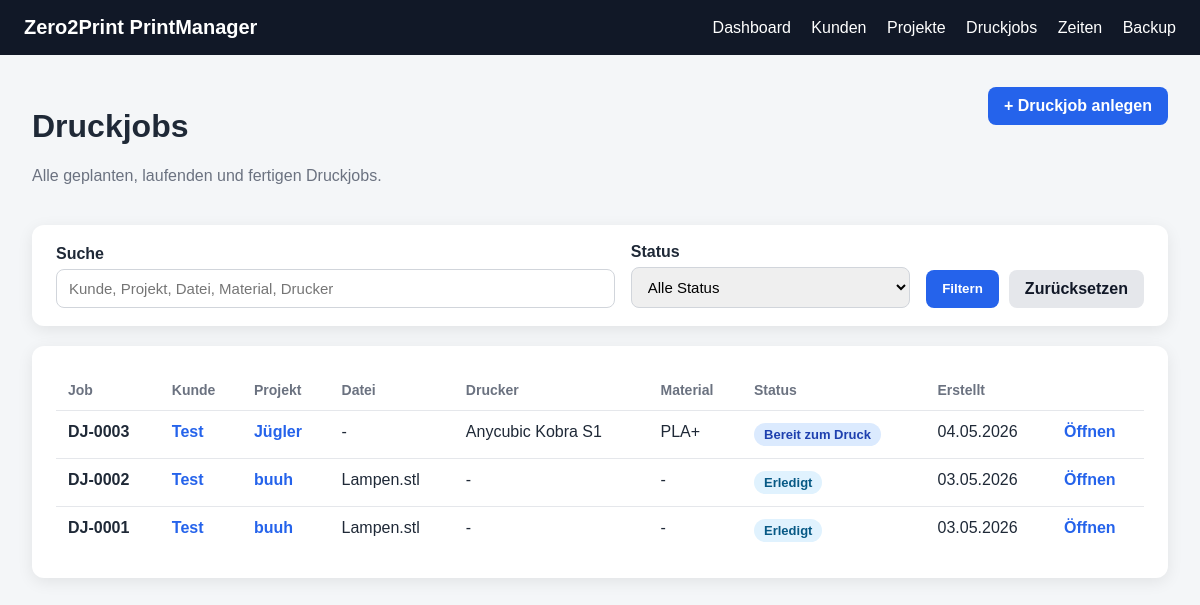
Page /jobs on the committed database.
### app/models.py (models this page shows)
class PrintJob(Base):
    __tablename__ = "print_jobs"
    id = Column(Integer, primary_key=True, index=True)
    project_id = Column(Integer, ForeignKey("projects.id"), nullable=False)
    file_id = Column(Integer, ForeignKey("project_files.id"), nullable=True)
    printer_name = Column(String, nullable=True)
    material = Column(String, nullable=True)
    color = Column(String, nullable=True)
    planned_print_time = Column(String, nullable=True)
    planned_weight_grams = Column(Integer, nullable=True)
    status = Column(String, default="Bereit zum Druck")
    notes = Column(Text, nullable=True)
    created_at = Column(DateTime, default=datetime.utcnow)
    project = relationship("Project", back_populates="print_jobs")
    file = relationship("ProjectFile", back_populates="print_jobs")
    time_entries = relationship(
        "TimeEntry",
        back_populates="print_job"
    )
    checklist = relationship(
        "PrintJobChecklist",
        back_populates="print_job",
        uselist=False,
        cascade="all, delete-orphan"
    )

class Customer(Base):
    __tablename__ = "customers"
    id = Column(Integer, primary_key=True, index=True)
    name = Column(String, nullable=False)
    email = Column(String, nullable=True)
    phone = Column(String, nullable=True)
    note = Column(Text, nullable=True)
    created_at = Column(DateTime, default=datetime.utcnow)
    projects = relationship(
        "Project",
        back_populates="customer",
        cascade="all, delete-orphan"
    )

class Project(Base):
    __tablename__ = "projects"
    id = Column(Integer, primary_key=True, index=True)
    customer_id = Column(Integer, ForeignKey("customers.id"), nullable=False)
    name = Column(String, nullable=False)
    description = Column(Text, nullable=True)
    status = Column(String, default="Anfrage")
    deadline = Column(String, nullable=True)
    note = Column(Text, nullable=True)
    created_at = Column(DateTime, default=datetime.utcnow)
    customer = relationship("Customer", back_populates="projects")
    files = relationship(
        "ProjectFile",
        back_populates="project",
        cascade="all, delete-orphan"
    )
    print_jobs = relationship(
        "PrintJob",
        back_populates="project",
        cascade="all, delete-orphan"
    )
    time_entries = relationship(
        "TimeEntry",
        back_populates="project",
        cascade="all, delete-orphan"
    )

class ProjectFile(Base):
    __tablename__ = "project_files"
    id = Column(Integer, primary_key=True, index=True)
    project_id = Column(Integer, ForeignKey("projects.id"), nullable=False)
    original_filename = Column(String, nullable=False)
    stored_filename = Column(String, nullable=False)
    file_path = Column(String, nullable=False)
    file_type = Column(String, nullable=True)
    version = Column(String, nullable=True)
    note = Column(Text, nullable=True)
    uploaded_at = Column(DateTime, default=datetime.utcnow)
    project = relationship("Project", back_populates="files")
    print_jobs = relationship(
        "PrintJob",
        back_populates="file"
    )

### app/routes/print_jobs.py (the view)
@router.get("")
def print_jobs_index(
    request: Request,
    q: str = Query(default=""),
    status: str = Query(default=""),
    db: Session = Depends(get_db)
):
    query = (
        db.query(PrintJob)
        .join(Project)
        .join(Customer)
    )
    search = q.strip()
    selected_status = status.strip()
    if search:
        query = query.outerjoin(ProjectFile, PrintJob.file_id == ProjectFile.id)
        query = query.filter(
            or_(
                Project.name.ilike(f"%{search}%"),
                Customer.name.ilike(f"%{search}%"),
                PrintJob.printer_name.ilike(f"%{search}%"),
                PrintJob.material.ilike(f"%{search}%"),
                PrintJob.color.ilike(f"%{search}%"),
                PrintJob.notes.ilike(f"%{search}%"),
                ProjectFile.original_filename.ilike(f"%{search}%"),
            )
        )
    if selected_status:
        query = query.filter(PrintJob.status == selected_status)
    jobs = query.order_by(PrintJob.created_at.desc()).all()
    return templates.TemplateResponse(
        request=request,
        name="print_jobs.html",
        context={
            "title": "Druckjobs",
            "jobs": jobs,
            "q": search,
            "selected_status": selected_status,
            "statuses": JOB_STATUSES
        }
    )

### app/templates/print_jobs.html (shortened to what this page needs)
{% extends "base.html" %}
{% block content %}
<div class="page-header">
    <div>
        <h1>Druckjobs</h1>
        <p class="muted">Alle geplanten, laufenden und fertigen Druckjobs.</p>
    </div>
    <a class="btn" href="/jobs/new">+ Druckjob anlegen</a>
</div>
<div class="filter-card">
    <form method="get" action="/jobs" class="filter-form">
        <div class="filter-field">
            <label for="q">Suche</label>
            <input type="text" id="q" name="q" value="{{ q or '' }}" placeholder="Kunde, Projekt, Datei, Material, Drucker">
        </div>
        <div class="filter-field">
            <label for="status">Status</label>
            <select id="status" name="status">
                <option value="">Alle Status</option>
            </select>
        </div>
        <div class="filter-actions">
            <button class="btn" type="submit">Filtern</button>
            <a class="btn-secondary" href="/jobs">Zurücksetzen</a>
        </div>
    </form>
</div>
{% if jobs %}
<div class="table-card">
    <table>
        <thead>
            <tr>
                <th>Job</th>
                <th>Kunde</th>
                <th>Projekt</th>
                <th>Datei</th>
                <th>Drucker</th>
                <th>Material</th>
                <th>Status</th>
                <th>Erstellt</th>
                <th></th>
            </tr>
        </thead>
        <tbody>
            {% for job in jobs %}
            <tr>
                <td><strong>DJ-{{ "%04d"|format(job.id) }}</strong></td>
                <td>
                    <a class="link-btn" href="/customers/{{ job.project.customer.id }}">
                        {{ job.project.customer.name }}
                    </a>
                </td>
                <td>
                    <a class="link-btn" href="/projects/{{ job.project.id }}">
                        {{ job.project.name }}
                    </a>
                </td>
                <td>
                    {% if job.file %}
                        {{ job.file.original_filename }}
                    {% else %}
                        -
                    {% endif %}
                </td>
                <td>{{ job.printer_name or "-" }}</td>
                <td>{{ job.material or "-" }}</td>
                <td>
                    <span class="status-pill {{ status_class(job.status) }}">
                        {{ job.status }}
                    </span>
                </td>
                <td>{{ job.created_at.strftime("%d.%m.%Y") }}</td>
                <td>
                    <a class="link-btn" href="/jobs/{{ job.id }}">Öffnen</a>
                </td>
            </tr>
            {% endfor %}
        </tbody>
    </table>
</div>
{% else %}
<div class="empty-state">
    <h2>Keine Druckjobs gefunden</h2>
    <p>Erstelle einen Druckjob oder ändere deine Filter.</p>
    <a class="btn" href="/jobs/new">Druckjob anlegen</a>
</div>
{% endif %}
{% endblock %}

### app/templates/base.html (shortened to what this page needs)
<!DOCTYPE html>
<html lang="de">
<head>
    <link rel="stylesheet" href="/static/style.css">
</head>
<body>
<header class="topbar">
    <div class="brand">Zero2Print PrintManager</div>
    <nav>
        <a href="/">Dashboard</a>
        <a href="/customers">Kunden</a>
        <a href="/projects">Projekte</a>
        <a href="/jobs">Druckjobs</a>
        <a href="/time">Zeiten</a>
        <a href="/backup">Backup</a>
    </nav>
</header>
<main class="container">
    {% block content %}{% endblock %}
</main>
</body>
</html>

### app/static/style.css (style rules this page uses)
* { box-sizing: border-box; }
body { margin: 0; font-family: Arial, sans-serif; background: #f4f6f8; color: #1f2937; }
.topbar { background: #111827; color: white; padding: 16px 24px; display: flex; justify-content: space-between; align-items: center; }
.brand { font-weight: bold; font-size: 20px; }
nav a { color: white; text-decoration: none; margin-left: 16px; }
.container { padding: 32px; }
.btn { display: inline-block; border: none; background: #2563eb; color: white; padding: 10px 16px; border-radius: 8px; cursor: pointer; font-weight: bold; margin-top: 0; text-decoration: none; font-family: inherit; }
.page-header { display: flex; justify-content: space-between; align-items: flex-start; margin-bottom: 24px; gap: 16px; }
.muted { color: #6b7280; }
.table-card, .form-card, .empty-state { background: white; border-radius: 12px; padding: 24px; box-shadow: 0 4px 16px rgba(0,0,0,0.08); overflow-x: auto; }
table { width: 100%; border-collapse: collapse; }
th { text-align: left; color: #6b7280; font-size: 14px; border-bottom: 1px solid #e5e7eb; padding: 12px; }
td { border-bottom: 1px solid #e5e7eb; padding: 12px; vertical-align: top; }
tr:last-child td { border-bottom: none; }
.link-btn { color: #2563eb; text-decoration: none; font-weight: bold; }
label { display: block; font-weight: bold; margin-bottom: 6px; }
input, textarea, select { width: 100%; padding: 10px 12px; border: 1px solid #d1d5db; border-radius: 8px; font-size: 15px; font-family: inherit; }
.btn-secondary { display: inline-block; background: #e5e7eb; color: #111827; padding: 10px 16px; border-radius: 8px; text-decoration: none; font-weight: bold; font-family: inherit; }
.filter-card { background: white; border-radius: 12px; padding: 18px 24px; box-shadow: 0 4px 16px rgba(0,0,0,0.08); margin-bottom: 20px; }
.filter-form { display: grid; grid-template-columns: 2fr 1fr auto; gap: 16px; align-items: end; }
.filter-field label { display: block; font-weight: bold; margin-bottom: 6px; }
.filter-actions { display: flex; gap: 10px; }
.status-pill { display: inline-block; padding: 4px 10px; border-radius: 999px; font-size: 13px; font-weight: bold; white-space: nowrap; }
.status-ready { background: #dbeafe; color: #1e40af; }
.status-finished { background: #e0f2fe; color: #075985; }

### rows in the picture
PrintJob: id "0003", project.customer.name "Test", project.name "Jügler", printer_name "Anycubic Kobra S1", material "PLA+", status "Bereit zum Druck", created_at "04.05.2026"
PrintJob: id "0002", project.customer.name "Test", project.name "buuh", file.original_filename "Lampen.stl", printer_name "-", material "-", status "Erledigt", created_at "03.05.2026"
PrintJob: id "0001", project.customer.name "Test", project.name "buuh", file.original_filename "Lampen.stl", printer_name "-", material "-", status "Erledigt", created_at "03.05.2026"
